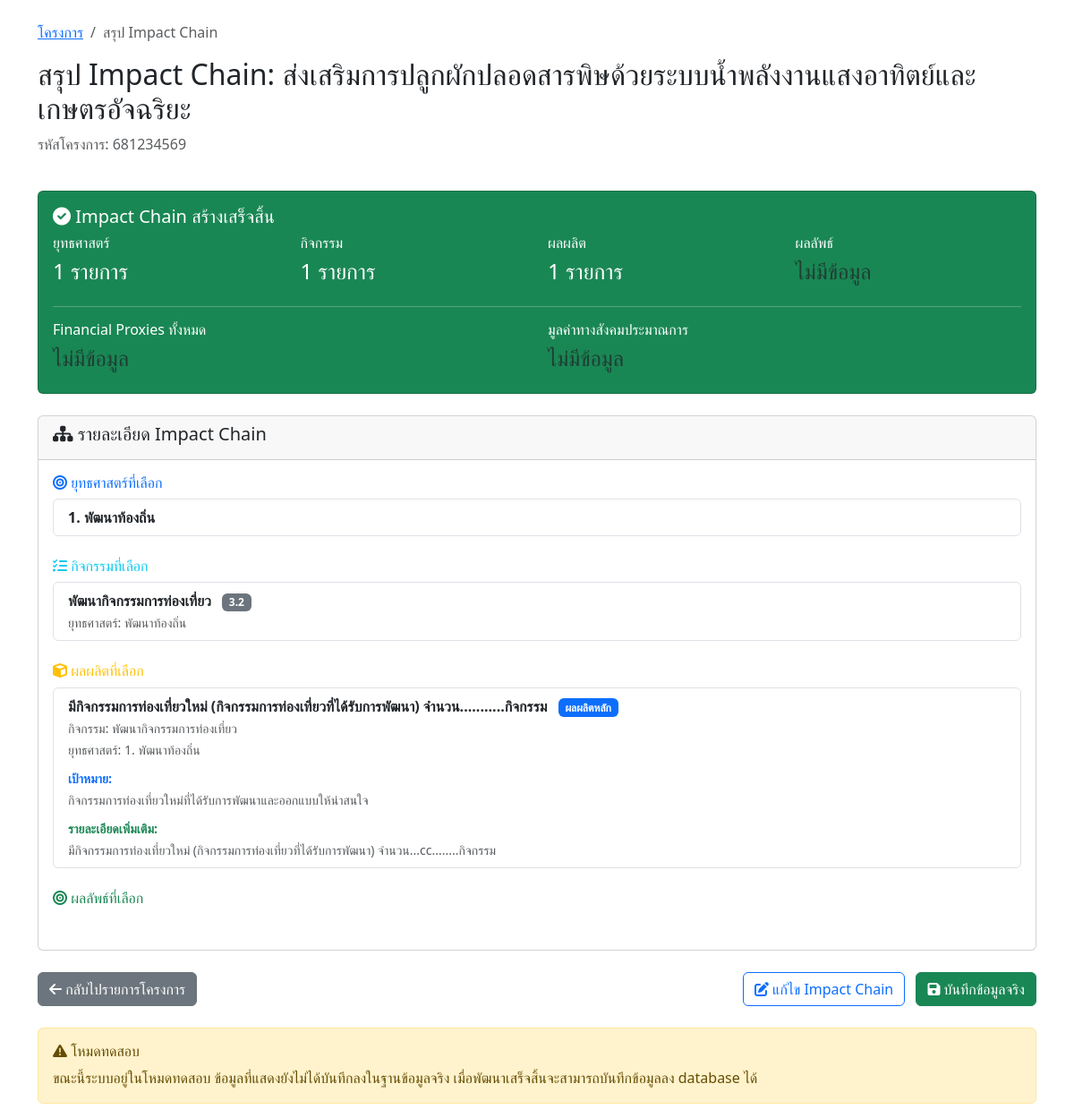
The app's page /impact-chain/summary.php?project_id=7 (signed in), older data.
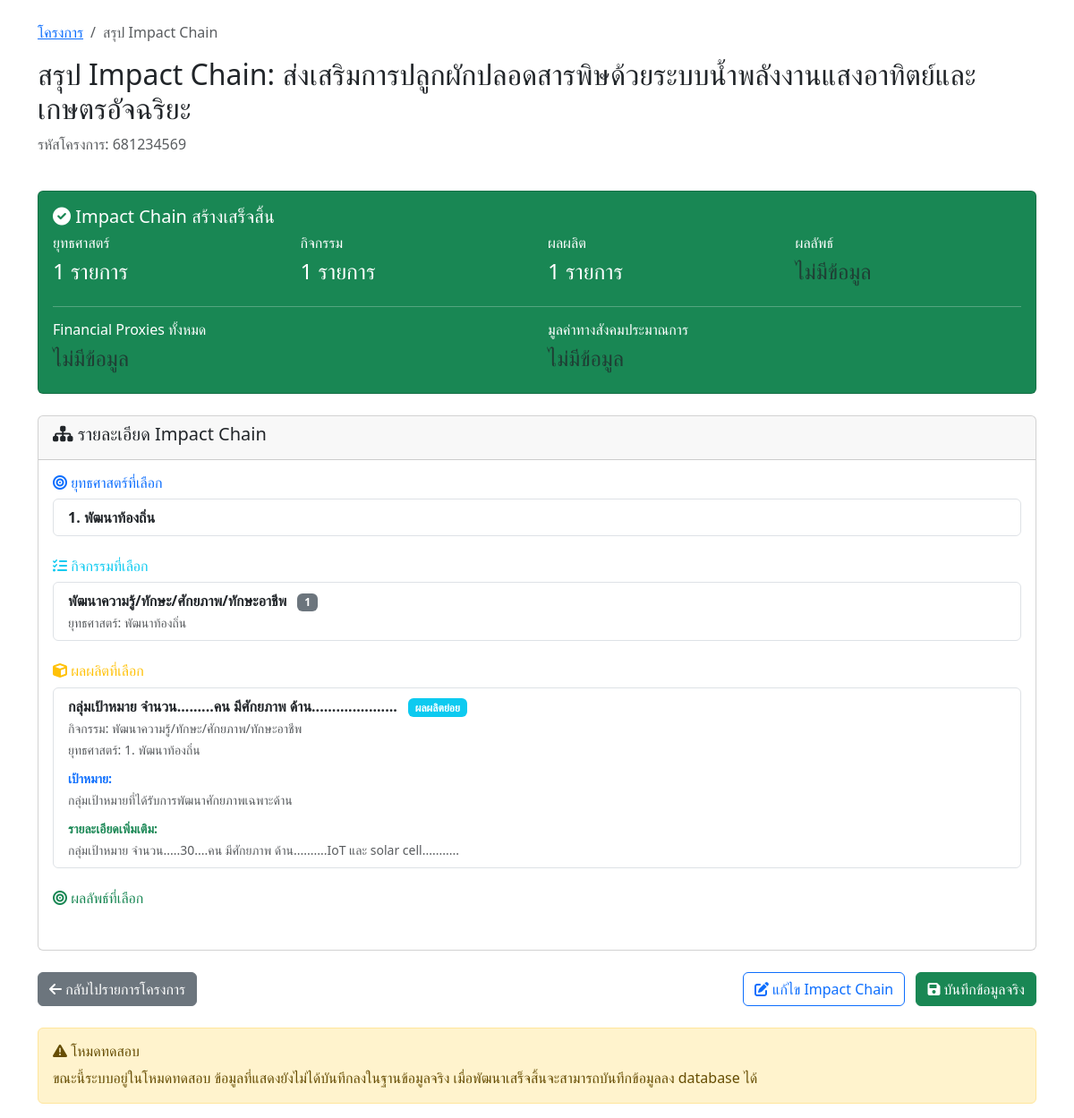
The same page, newer data.
### tables this page shows
CREATE TABLE `projects` (
  `id` int(11) NOT NULL,
  `project_code` varchar(50) NOT NULL COMMENT 'รหัสโครงการ',
  `name` varchar(500) NOT NULL COMMENT 'ชื่อโครงการ',
  `description` text DEFAULT NULL COMMENT 'รายละเอียดโครงการ',
  `objective` text DEFAULT NULL COMMENT 'วัตถุประสงค์โครงการ',
  `start_date` date DEFAULT NULL COMMENT 'วันที่เริ่มโครงการ',
  `end_date` date DEFAULT NULL COMMENT 'วันที่สิ้นสุดโครงการ',
  `budget` decimal(15,2) DEFAULT NULL COMMENT 'งบประมาณ',
  `organization` varchar(300) DEFAULT NULL COMMENT 'หน่วยงาน/องค์กร',
  `project_manager` varchar(200) DEFAULT NULL COMMENT 'ผู้จัดการโครงการ',
  `status` enum('incompleted','completed') DEFAULT 'incompleted' COMMENT 'สถานะโครงการ',
  `created_by` varchar(100) DEFAULT NULL COMMENT 'ผู้สร้าง',
  `created_at` timestamp NOT NULL DEFAULT current_timestamp(),
  `updated_at` timestamp NOT NULL DEFAULT current_timestamp() ON UPDATE current_timestamp()
);

CREATE TABLE `project_strategies` (
  `id` int(11) NOT NULL,
  `project_id` int(11) NOT NULL COMMENT 'รหัสโครงการ',
  `strategy_id` int(11) NOT NULL COMMENT 'รหัสยุทธศาสตร์',
  `created_by` varchar(100) DEFAULT NULL COMMENT 'ผู้สร้าง',
  `created_at` timestamp NOT NULL DEFAULT current_timestamp(),
  `updated_at` timestamp NOT NULL DEFAULT current_timestamp() ON UPDATE current_timestamp()
);

CREATE TABLE `strategies` (
  `strategy_id` int(11) NOT NULL,
  `strategy_code` varchar(50) NOT NULL,
  `strategy_name` varchar(255) NOT NULL,
  `description` text DEFAULT NULL,
  `created_at` timestamp NOT NULL DEFAULT current_timestamp()
);

CREATE TABLE `project_activities` (
  `id` int(11) NOT NULL,
  `project_id` int(11) NOT NULL COMMENT 'รหัสโครงการ',
  `activity_id` int(11) NOT NULL COMMENT 'รหัสกิจกรรม',
  `created_by` varchar(100) DEFAULT NULL COMMENT 'ผู้สร้าง',
  `created_at` timestamp NOT NULL DEFAULT current_timestamp(),
  `updated_at` timestamp NOT NULL DEFAULT current_timestamp() ON UPDATE current_timestamp()
);

CREATE TABLE `activities` (
  `activity_id` int(11) NOT NULL,
  `strategy_id` int(11) NOT NULL,
  `activity_code` varchar(20) NOT NULL,
  `activity_name` varchar(500) NOT NULL,
  `activity_description` text DEFAULT NULL
);

CREATE TABLE `project_outputs` (
  `id` int(11) NOT NULL,
  `project_id` int(11) NOT NULL COMMENT 'รหัสโครงการ',
  `output_id` int(11) NOT NULL COMMENT 'รหัสผลผลิต',
  `output_details` text NOT NULL COMMENT 'รายละเอียดเพิ่มเติมของผลผลิต',
  `created_by` varchar(100) DEFAULT NULL COMMENT 'ผู้สร้าง',
  `created_at` timestamp NOT NULL DEFAULT current_timestamp(),
  `updated_at` timestamp NOT NULL DEFAULT current_timestamp() ON UPDATE current_timestamp()
);

CREATE TABLE `outputs` (
  `output_id` int(11) NOT NULL,
  `activity_id` int(11) NOT NULL,
  `output_sequence` varchar(10) DEFAULT NULL,
  `output_description` text NOT NULL,
  `target_details` text DEFAULT NULL
);

### impact-chain/summary.php (the view, shortened to what this page needs)
<?php
require_once '../config.php';
$project_id = isset($_GET['project_id']) ? (int)$_GET['project_id'] : 0;
$user_id = $_SESSION['user_id'];
$check_query = "SELECT * FROM projects WHERE id = ? AND created_by = ?";
$check_stmt = mysqli_prepare($conn, $check_query);
mysqli_stmt_bind_param($check_stmt, 'is', $project_id, $user_id);
mysqli_stmt_execute($check_stmt);
$project_result = mysqli_stmt_get_result($check_stmt);
$project = mysqli_fetch_assoc($project_result);
$selected_strategies = [];
$selected_activity = null;
$selected_outputs = [];
$strategy_query = "SELECT ps.strategy_id, s.strategy_name
                   FROM project_strategies ps
                   JOIN strategies s ON ps.strategy_id = s.strategy_id
                   WHERE ps.project_id = ?";
$strategy_stmt = mysqli_prepare($conn, $strategy_query);
mysqli_stmt_bind_param($strategy_stmt, 'i', $project_id);
mysqli_stmt_execute($strategy_stmt);
$strategy_result = mysqli_stmt_get_result($strategy_stmt);
while ($strategy = mysqli_fetch_assoc($strategy_result)) {
    $selected_strategies[] = $strategy;
}
$activity_query = "SELECT pa.activity_id, a.activity_name, a.activity_code, a.activity_description, s.strategy_name
                   FROM project_activities pa
                   JOIN activities a ON pa.activity_id = a.activity_id
                   JOIN strategies s ON a.strategy_id = s.strategy_id
                   WHERE pa.project_id = ?";
$activity_stmt = mysqli_prepare($conn, $activity_query);
mysqli_stmt_bind_param($activity_stmt, 'i', $project_id);
mysqli_stmt_execute($activity_stmt);
$activity_result = mysqli_stmt_get_result($activity_stmt);
if (mysqli_num_rows($activity_result) > 0) {
    $selected_activity = mysqli_fetch_assoc($activity_result);
}
$output_query = "SELECT po.output_id, po.output_details, o.output_description, o.target_details, o.output_sequence, a.activity_name, s.strategy_name, s.strategy_id
                 FROM project_outputs po
                 JOIN outputs o ON po.output_id = o.output_id
                 JOIN activities a ON o.activity_id = a.activity_id
                 JOIN strategies s ON a.strategy_id = s.strategy_id
                 WHERE po.project_id = ?
                 ORDER BY o.output_sequence ASC, o.output_id ASC";
$output_stmt = mysqli_prepare($conn, $output_query);
mysqli_stmt_bind_param($output_stmt, 'i', $project_id);
mysqli_stmt_execute($output_stmt);
$output_result = mysqli_stmt_get_result($output_stmt);
while ($output = mysqli_fetch_assoc($output_result)) {
    $selected_outputs[] = $output;
}
?>
<!DOCTYPE html>
<html lang="th">
<head>
    <link href="https://cdn.jsdelivr.net/npm/bootstrap@5.3.0/dist/css/bootstrap.min.css" rel="stylesheet">
    <link href="https://cdnjs.cloudflare.com/ajax/libs/font-awesome/6.0.0/css/all.min.css" rel="stylesheet">
</head>
<body>
    <div class="container mt-4">
        <div class="row mb-4">
            <div class="col-12">
                <nav aria-label="breadcrumb">
                    <ol class="breadcrumb">
                        <li class="breadcrumb-item"><a href="../project-list.php">โครงการ</a></li>
                        <li class="breadcrumb-item active">สรุป Impact Chain</li>
                    </ol>
                </nav>
                <h2>สรุป Impact Chain: <?php echo htmlspecialchars($project['name']); ?></h2>
                <p class="text-muted">รหัสโครงการ: <?php echo htmlspecialchars($project['project_code']); ?></p>
            </div>
        </div>
        <div class="row mb-4">
            <div class="col-12">
                <div class="card bg-success text-white">
                    <div class="card-body">
                        <h5 class="card-title"><i class="fas fa-check-circle"></i> Impact Chain สร้างเสร็จสิ้น</h5>
                        <div class="row">
                            <div class="col-md-3">
                                <h6>ยุทธศาสตร์</h6>
                                <h4><?php echo count($selected_strategies); ?> รายการ</h4>
                            </div>
                            <div class="col-md-3">
                                <h6>กิจกรรม</h6>
                                <h4><?php echo $selected_activity ? '1' : '0'; ?> รายการ</h4>
                            </div>
                            <div class="col-md-3">
                                <h6>ผลผลิต</h6>
                                <h4><?php echo count($selected_outputs); ?> รายการ</h4>
                            </div>
                            <div class="col-md-3">
                                <h6>ผลลัพธ์</h6>
                                <h4><span class="text-muted">ไม่มีข้อมูล</span></h4>
                            </div>
                        </div>
                        <hr>
                        <div class="row">
                            <div class="col-md-6">
                                <h6>Financial Proxies ทั้งหมด</h6>
                                <h4><span class="text-muted">ไม่มีข้อมูล</span></h4>
                            </div>
                            <div class="col-md-6">
                                <h6>มูลค่าทางสังคมประมาณการ</h6>
                                <h4><span class="text-muted">ไม่มีข้อมูล</span></h4>
                            </div>
                        </div>
                    </div>
                </div>
            </div>
        </div>
        <div class="row">
            <div class="col-12">
                <div class="card">
                    <div class="card-header">
                        <h5><i class="fas fa-sitemap"></i> รายละเอียด Impact Chain</h5>
                    </div>
                    <div class="card-body">
                        <div class="mb-4">
                            <h6 class="text-primary"><i class="fas fa-bullseye"></i> ยุทธศาสตร์ที่เลือก</h6>
                            <ul class="list-group">
                                <?php foreach ($selected_strategies as $strategy): ?>
                                    <li class="list-group-item">
                                        <strong><?php echo $strategy['strategy_id']; ?>. <?php echo htmlspecialchars($strategy['strategy_name']); ?></strong>
                                    </li>
                                <?php endforeach; ?>
                            </ul>
                        </div>
                        <div class="mb-4">
                            <h6 class="text-info"><i class="fas fa-tasks"></i> กิจกรรมที่เลือก</h6>
                            <?php if ($selected_activity): ?>
                                <ul class="list-group">
                                    <li class="list-group-item">
                                        <strong><?php echo htmlspecialchars($selected_activity['activity_name']); ?></strong>
                                        <span class="badge bg-secondary ms-2"><?php echo htmlspecialchars($selected_activity['activity_code']); ?></span>
                                        <br><small class="text-muted">ยุทธศาสตร์: <?php echo htmlspecialchars($selected_activity['strategy_name']); ?></small>
                                    </li>
                                </ul>
                            <?php else: ?>
                                <div class="alert alert-info">ยังไม่ได้เลือกกิจกรรม</div>
                            <?php endif; ?>
                        </div>
                        <div class="mb-4">
                            <h6 class="text-warning"><i class="fas fa-cube"></i> ผลผลิตที่เลือก</h6>
                            <?php if (!empty($selected_outputs)): ?>
                                <ul class="list-group">
                                    <?php foreach ($selected_outputs as $output): ?>
                                        <li class="list-group-item">
                                            <div class="d-flex justify-content-between align-items-start">
                                                <div class="flex-grow-1">
                                                    <strong><?php echo htmlspecialchars($output['output_description']); ?></strong>
                                                    <?php if ($output['output_sequence'] == 1): ?>
                                                        <span class="badge bg-primary ms-2">ผลผลิตหลัก</span>
                                                    <?php else: ?>
                                                        <span class="badge bg-info ms-2">ผลผลิตย่อย</span>
                                                    <?php endif; ?>
                                                    <br><small class="text-muted">กิจกรรม: <?php echo htmlspecialchars($output['activity_name']); ?></small>
                                                    <br><small class="text-muted">ยุทธศาสตร์: <?php echo $output['strategy_id']; ?>. <?php echo htmlspecialchars($output['strategy_name']); ?></small>
                                                    <?php if (!empty($output['target_details'])): ?>
                                                        <div class="mt-2">
                                                            <small class="text-primary"><strong>เป้าหมาย:</strong></small>
                                                            <br><small class="text-muted"><?php echo nl2br(htmlspecialchars($output['target_details'])); ?></small>
                                                        </div>
                                                    <?php endif; ?>
                                                    <?php if (!empty($output['output_details'])): ?>
                                                        <div class="mt-2">
                                                            <small class="text-success"><strong>รายละเอียดเพิ่มเติม:</strong></small>
                                                            <br><small class="text-muted"><?php echo nl2br(htmlspecialchars($output['output_details'])); ?></small>
                                                        </div>
                                                    <?php endif; ?>
                                                </div>
                                            </div>
                                        </li>
                                    <?php endforeach; ?>
                                </ul>
                            <?php else: ?>
                                <div class="alert alert-info">ยังไม่ได้เลือกผลผลิต</div>
                            <?php endif; ?>
                        </div>
                        <div class="mb-4">
                            <h6 class="text-success"><i class="fas fa-bullseye"></i> ผลลัพธ์ที่เลือก</h6>
                        </div>
                    </div>
                </div>
            </div>
        </div>
        <div class="row mt-4">
            <div class="col-12">
                <div class="d-flex justify-content-between">
                    <a href="../project-list.php" class="btn btn-secondary">
                        <i class="fas fa-arrow-left"></i> กลับไปรายการโครงการ
                    </a>
                    <div>
                        <a href="step1-strategy.php?project_id=<?php echo $project_id; ?>" class="btn btn-outline-primary me-2">
                            <i class="fas fa-edit"></i> แก้ไข Impact Chain
                        </a>
                        <button class="btn btn-success" onclick="alert('ฟีเจอร์บันทึกข้อมูลจริงจะพัฒนาต่อไป')">
                            <i class="fas fa-save"></i> บันทึกข้อมูลจริง
                        </button>
                    </div>
                </div>
            </div>
        </div>
        <div class="row mt-4">
            <div class="col-12">
                <div class="alert alert-warning">
                    <h6><i class="fas fa-exclamation-triangle"></i> โหมดทดสอบ</h6>
                    <p class="mb-0">ขณะนี้ระบบอยู่ในโหมดทดสอบ ข้อมูลที่แสดงยังไม่ได้บันทึกลงในฐานข้อมูลจริง
                        เมื่อพัฒนาเสร็จสิ้นจะสามารถบันทึกข้อมูลลง database ได้</p>
                </div>
            </div>
        </div>
    </div>
</body>
</html>

Row changes from the older to the newer data that the page shows:
removed project_activities: activity.activity_name "พัฒนากิจกรรมการท่องเที่ยว", activity.activity_code "3.2", strategies.strategy_name "พัฒนาท้องถิ่น"
removed project_outputs: output.output_description "มีกิจกรรมการท่องเที่ยวใหม่ (กิจกรรมการท่องเที่ยวที่ได้รับการพัฒนา) จำนวน...........กิจกรรม", shows "ผลผลิตหลัก", activities.activity_name "พัฒนากิจกรรมการท่องเที่ยว", strategies.strategy_id "1", strategies.strategy_name "พัฒนาท้องถิ่น", output.target_details "กิจกรรมการท่องเที่ยวใหม่ที่ได้รับการพัฒนาและออกแบบให้น่าสนใจ", output_details "มีกิจกรรมการท่องเที่ยวใหม่ (กิจกรรมการท่องเที่ยวที่ได้รับการพัฒนา) จำนวน...cc........กิจกรรม"
added project_activities: activity.activity_name "พัฒนาความรู้/ทักษะ/ศักยภาพ/ทักษะอาชีพ", activity.activity_code "1", strategies.strategy_name "พัฒนาท้องถิ่น"
added project_outputs: output.output_description "กลุ่มเป้าหมาย จำนวน.........คน มีศักยภาพ ด้าน.....................", shows "ผลผลิตย่อย", activities.activity_name "พัฒนาความรู้/ทักษะ/ศักยภาพ/ทักษะอาชีพ", strategies.strategy_id "1", strategies.strategy_name "พัฒนาท้องถิ่น", output.target_details "กลุ่มเป้าหมายที่ได้รับการพัฒนาศักยภาพเฉพาะด้าน", output_details "กลุ่มเป้าหมาย จำนวน.....30....คน มีศักยภาพ ด้าน..........IoT และ solar cell..........."
